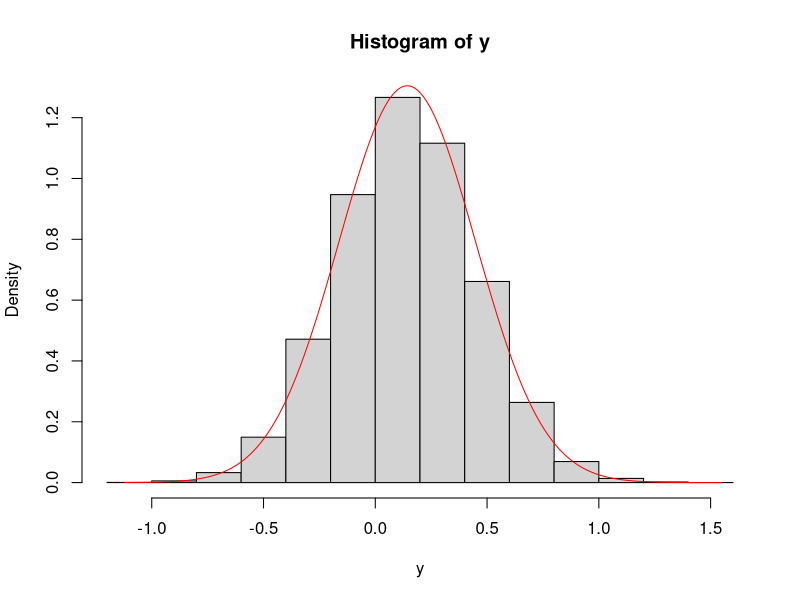

This chart was generated by the following R code:
# β分布 β(a, b) に従う変確率数をロジット変換した値は
# 正規分布で近似される
# μ: log((a-1/2)/(b-1/2))
# σ^2: 1/a + 1/b

# サンプリング回数
n <- 100000

# β分布のパラメータ
a <- 23
b <- 20

x <- rbeta(n, a, b) # サンプリング
y <- log(x/(1-x))   # ロジット変換

# 図示
hist(y, freq=F)
lines(x=seq(min(y), max(y), 0.01),
      y=dnorm(x=seq(min(y), max(y), 0.01), log((a-1/2)/(b-1/2)), sqrt(1/a + 1/b)),
      col="red")